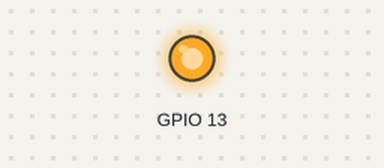
Simulated run of this sketch. Board: ESP32. Parts: output pins drawn as LEDs (lit = HIGH). WiFi joins after 1.5 s; servers stay silent unless stated; what the sketch prints to the serial monitor is not drawn.

Above: at 1.55 s.
Timing chart, 0 to 5.0 s (numbered marks = the images above):
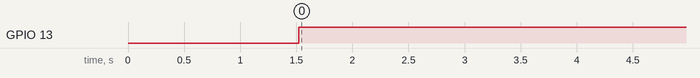

Measured:
- by itself, GPIO 13: LOW → HIGH at 1.5 s

The sketch:

Wif_OTA_Upload.ino
```cpp
// ── TechyGuide OTA (ArduinoOTA over WiFi) ─────────────────────────────────
#include <WiFi.h>
#include <ArduinoOTA.h>
#include <esp_wifi.h>

const char* _ota_ssid = "Diptiban Mobile";
const char* _ota_pass = "Indian@2021";
const char* _ota_hostname = "techyguide";
bool _otaReady = false;

void _setupOTA() {
  WiFi.mode(WIFI_STA);
  WiFi.setHostname(_ota_hostname);
  WiFi.begin(_ota_ssid, _ota_pass);
  Serial.print("Connecting to WiFi");
  unsigned long _t = millis();
  while (WiFi.status() != WL_CONNECTED && millis() - _t < 15000) {
    delay(500); Serial.print(".");
  }
  Serial.println();
  if (WiFi.status() != WL_CONNECTED) {
    Serial.println("OTA: WiFi connection failed! Check SSID/password.");
    return;
  }
  Serial.print("WiFi connected! IP: "); Serial.println(WiFi.localIP());

  // Disable power saving — keeps connection stable during OTA flash
  esp_wifi_set_ps(WIFI_PS_NONE);

  ArduinoOTA.setHostname(_ota_hostname);
  ArduinoOTA.setPort(3232);

  ArduinoOTA.onStart([]() {
    String type = (ArduinoOTA.getCommand() == U_FLASH) ? "firmware" : "filesystem";
    Serial.println("OTA START: " + type);
  });
  ArduinoOTA.onEnd([]() {
    Serial.println("\nOTA END — Rebooting...");
  });
  ArduinoOTA.onProgress([](unsigned int progress, unsigned int total) {
    Serial.printf("Progress: %u%%\r", (progress * 100) / total);
    yield();
  });
  ArduinoOTA.onError([](ota_error_t error) {
    Serial.printf("OTA ERROR [%u]: ", error);
    if      (error == OTA_AUTH_ERROR)    Serial.println("Auth Failed");
    else if (error == OTA_BEGIN_ERROR)   Serial.println("Begin Failed");
    else if (error == OTA_CONNECT_ERROR) Serial.println("Connect Failed");
    else if (error == OTA_RECEIVE_ERROR) Serial.println("Receive Failed");
    else if (error == OTA_END_ERROR)     Serial.println("End Failed");
  });

  ArduinoOTA.begin();
  _otaReady = true;
  Serial.println("─────────────────────────────────");
  Serial.print("OTA ready at http://"); Serial.println(WiFi.localIP());
  Serial.print("  ArduinoOTA: "); Serial.print(_ota_hostname); Serial.println(".local:3232");
  Serial.println("─────────────────────────────────");
}


void setup() {
  Serial.begin(115200);
  _setupOTA();
  pinMode(13, OUTPUT);
}

void loop() {
  if (_otaReady) ArduinoOTA.handle();
  digitalWrite(13, HIGH);
  delay((long)(3 * 1000));
  digitalWrite(13, LOW);
}
```
